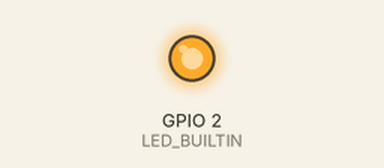
A sketch run on a simulated ESP32. Parts: output pins drawn as LEDs (lit = HIGH). WiFi joins after 1.5 s; servers stay silent unless stated; uploads are accepted with an empty reply; what the sketch prints to the serial monitor is not drawn.

Above: at 1.61 s.
At 4.2 s:
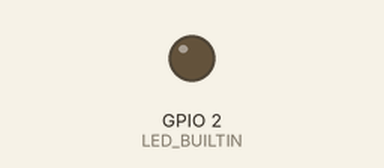
Timing chart, 0 to 8.3 s (numbered marks = the images above):
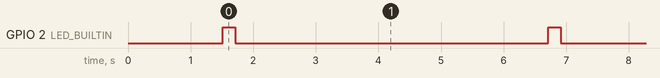

The sketch:

http.ino
```cpp
/************************** Inclusão das Bibliotecas **************************/

#include <Arduino.h>
#include <WiFi.h>
#include <HTTPClient.h>
#include <ArduinoJson.h>

/**************************** DEBUG *******************************/

#define DEBUG_PRINTLN(m) Serial.println(m)
#define DEBUG_PRINT(m) Serial.print(m)

/**************************** Variaveis globais *******************************/

// https://things.proiot.network/stream/device/dev-01/variable/01/25.5

#define LED_BUILTIN 2

#define WIFI_SSID     "Zuqueto"
#define WIFI_PASSWORD "....."

#define DEVICE_NAME    "dev-01"
#define DEVICE_TOKEN   "....."
#define VARIABLE_ALIAS "01"

String API_URL = "http://things.proiot.network/stream";

/************************* Declaração dos Prototypes **************************/

void initSerial();
void initWiFi();
bool sendData();
void handleError(int httpCode , String message);

/************************* Instanciação dos objetos  **************************/

WiFiClient client;
HTTPClient http;

#ifdef __cplusplus
extern "C" {
#endif
uint8_t temprature_sens_read();
#ifdef __cplusplus
}
#endif
uint8_t temprature_sens_read();

void initSerial() {
  Serial.begin(115200);
}

void initWiFi() {
  delay(10);
  DEBUG_PRINTLN("");
  DEBUG_PRINT("[WIFI] Conectando-se em " + String(WIFI_SSID));

  WiFi.begin(WIFI_SSID, WIFI_PASSWORD);

  while (WiFi.status() != WL_CONNECTED) {
    delay(500);
    DEBUG_PRINT(".");
  }

  DEBUG_PRINTLN("");
  DEBUG_PRINT(F("[WIFI] SSID: "));
  DEBUG_PRINTLN(WIFI_SSID);
  DEBUG_PRINT(F("[WIFI] IP: "));
  DEBUG_PRINTLN(WiFi.localIP());
  DEBUG_PRINT(F("[WIFI] Mac: "));
  DEBUG_PRINTLN(WiFi.macAddress());
  DEBUG_PRINTLN("");
}

void handleError(int httpCode , String message ) {
  DEBUG_PRINT("Code: " + String(httpCode));
  DEBUG_PRINT(" | code msg: " + http.errorToString(httpCode));
  DEBUG_PRINTLN(" | Message: " + message);
}

String getTemperature() {
  float temperature = ((temprature_sens_read() - 32) / 1.8);

  return String(temperature);
}

bool sendData() {
  String uri = API_URL + "/device/" + DEVICE_NAME + "/variable/" + VARIABLE_ALIAS + "/" + getTemperature();

  http.begin(uri);

  http.addHeader("Authorization", DEVICE_TOKEN);

  int httpCode = http.POST("");

  String response =  http.getString();
  http.end();


  if (httpCode != HTTP_CODE_OK) {
    handleError(httpCode, response);
    return false;
  }

  DEBUG_PRINTLN("[SENSOR] " + response);

  return true;
}

/********************************** Sketch ************************************/

void setup() {
  pinMode(LED_BUILTIN, OUTPUT);
  digitalWrite(LED_BUILTIN, 0);

  initSerial();
  initWiFi();
}

void loop() {
  digitalWrite(LED_BUILTIN, 1);
  sendData();
  digitalWrite(LED_BUILTIN, 0);

  delay(5000);
}
```

Measured:
- by itself, GPIO 2 (LED_BUILTIN): alternates HIGH for 0.20 s and LOW for 5.0 s
